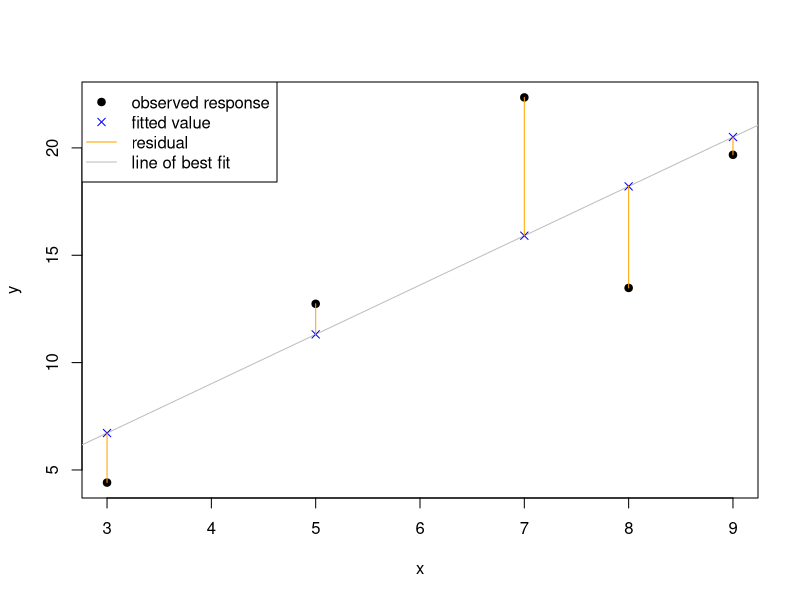

Write the R code that produced this figure. (Note: this script raises an error after producing the figure.)
## ---- chunk 1
set.seed(2)
x <- c(3, 5, 7, 8, 9)
y <- 2 + 2 * x + rnorm(5, sd = 4)
plot(y ~ x, pch = 19)
lmod <- lm(y ~ x)
yhat <- fitted(lmod)
abline(lmod, col = "grey")
points(yhat ~ x, pch = 4, col = "blue")
segments(x, y, x, yhat, col = "orange")
legend("topleft",
       legend = c("observed response", "fitted value", "residual", "line of best fit"),
       pch = c(19, 4, NA, NA),
       col = c("black", "blue", "orange", "grey"),
       lwd = c(NA, NA, 1, 1))
## ---- chunk 2
# load height data
data(PearsonLee, package = "HistData")
# extract response and predictor variables from data set
y <- PearsonLee$child
x <- PearsonLee$parent
## ---- chunk 3
# function to compute the RSS
# b = c(b0, b1)
compute_rss <- function(b) {
  b0 = b[1] # extract b0 from b
  b1 = b[2] # extract b1 from b
  yhat <- b0 + b1 * x # compute fitted values
  ehat <- y - yhat # compute residuals
  return(sum(ehat^2)) # return RSS
}
## ---- chunk 4
# sequences of candidate b0 and b1 values
b0_seq <- seq(41.06, 41.08, len = 101)
b1_seq <- seq(0.383, 0.385, len = 101)
# matrix to store rss values
rss_mat <- matrix(nrow = length(b0_seq), ncol = length(b1_seq))
# use double loop to compute RSS for all combinations of b0_seq and b1_seq
# seq_along(b0_seq) returns the vector 1:length(b0_seq), but is safer 
for (i in seq_along(b0_seq)) {
  for (j in seq_along(b1_seq)) {
    rss_mat[i, j] <- compute_rss(c(b0_seq[i], b1_seq[j]))
  }
}
## ---- chunk 5
# draw a contour plot of the RSS surface
contour(x = b0_seq, y = b1_seq, z = rss_mat, xlab = "b0", ylab = "b1")
title("RSS surface of Pearson and Lee height data")
## ---- chunk 6
# use the optim function to find the values of b0 and b1 that minimize the RSS
# par is the vector of initial values
# fn is the function to minimize
# $par extracts the values found by optim to minimize fn
optimal_b <- optim(par = c(41, 0.4), fn = compute_rss)$par
# print the optimal values of b
optimal_b
# plot optimal value as an X on the contour plot
contour(x = b0_seq, y = b1_seq, z = rss_mat, xlab = "b0", ylab = "b1")
title("RSS surface of Pearson and Lee height data")
points(x = optimal_b[1], y = optimal_b[2], pch = 4)
## ---- chunk 7
data(penguins, package = "palmerpenguins")
## ---- chunk 8
plot(bill_length_mm ~ body_mass_g, data = penguins,
     ylab = "bill length (mm)", xlab = "body mass (g)",
     main = "Penguin size measurements")
## ---- chunk 9
summary(penguins)
## ---- chunk 10
# remove rows of penguins where bill_length_mm or body_mass_g have NA values 
penguins_clean <- na.omit(penguins[,c("bill_length_mm", "body_mass_g")])
## ---- chunk 11
# extract response and predictor from penguins_clean
y <- penguins_clean$bill_length_mm
x <- penguins_clean$body_mass_g
# determine number of observations
n <- length(y)
## ---- chunk 12
# compute OLS estimates of beta1 and beta0
(b1 <- (sum(x * y) - sum(x) * sum(y) / n)/(sum(x^2) - sum(x)^2/n))
(b0 <- mean(y) - b1 * mean(x))        
## ---- chunk 13
plot(bill_length_mm ~ body_mass_g, data = penguins,
     ylab = "bill length (mm)", xlab = "body mass (g)",
     main = "Penguin size measurements")
# a is the intercept and b is the slope
abline(a = b0, b = b1)
## ---- chunk 14
yhat <- b0 + b1 * x # compute fitted values
ehat <- y - yhat # compute residuals
(rss <- sum(ehat^2)) # sum of the squared residuals
(sigmasqhat <- rss/(n-2)) # estimated error variance
## ---- chunk 15
lmod <- lm(bill_length_mm ~ body_mass_g, data = penguins) # fit model
class(lmod) # class of lmod
## ---- chunk 16
(coeffs2 <- coefficients(lmod)) # extract, assign, and print coefficients
ehat2 <- residuals(lmod) # extract and assign residuals
yhat2 <- fitted(lmod) # extract and assign fitted values
rss2 <- deviance(lmod) # extract and assign rss
sigmasqhat2 <- rss2/df.residual(lmod) # estimated error variance
# compare to manually computed values
all.equal(c(b0, b1), coeffs2, check.attributes = FALSE)
all.equal(ehat, ehat2, check.attributes = FALSE)
all.equal(rss, rss2)
all.equal(sigmasqhat, sigmasqhat2)
# methods(class="lm")
